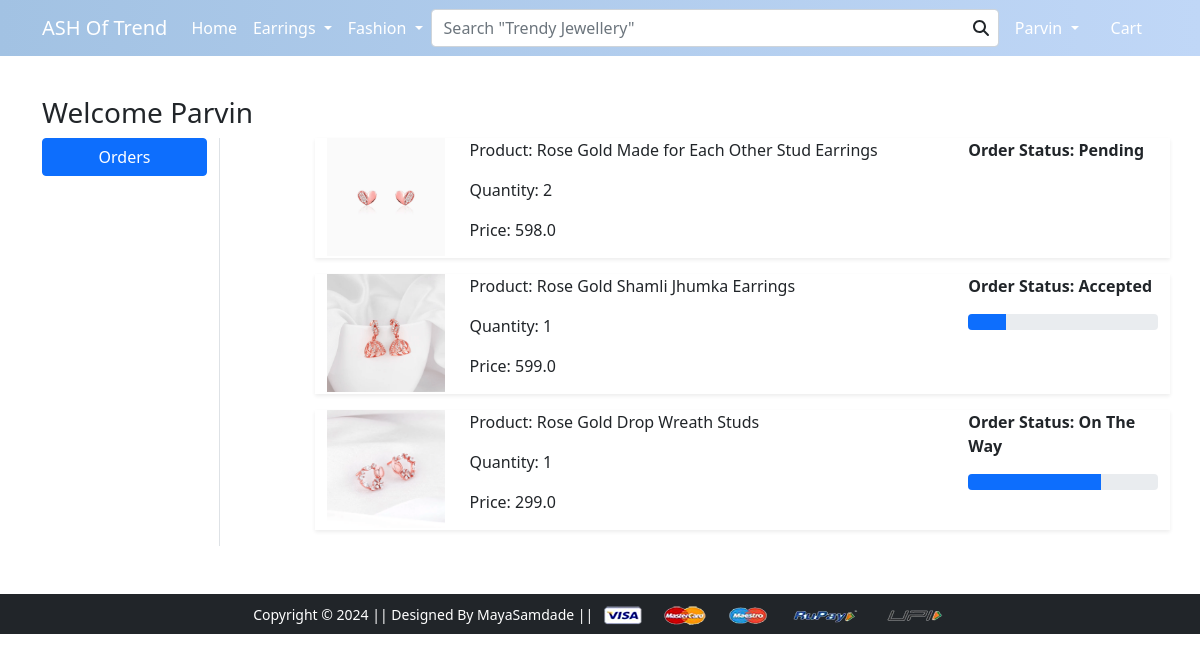
Screenshot of /orders/ (signed in) with the database file from the repository.
### app/models.py (models this page shows, shortened)
class OrderPlaced(models.Model):
    user = models.ForeignKey(User, on_delete=models.CASCADE)
    customer = models.ForeignKey(Customer, on_delete=models.CASCADE)
    product = models.ForeignKey(Product, on_delete=models.CASCADE)
    quantity = models.PositiveIntegerField(default=1)
    ordered_date = models.DateTimeField(auto_now_add=True)
    status = models.CharField(max_length=50, choices=STATUS_CHOICES, default='Pending')
    @property
    def total_cost(self):
        return self.quantity * self.product.discounted_price

class Product(models.Model):
    title = models.CharField(max_length=100)
    selling_price = models.FloatField()
    discounted_price = models.FloatField()
    description = models.TextField()
    brand = models.CharField(max_length=100)
    category = models.CharField(choices=CATEGORY_CHOICES, max_length=2)
    product_image = models.ImageField(upload_to='productimg')

### app/views.py (the view)
# urls.py: path('orders/', views.orders, name='orders'),
@login_required
def orders(request):
    op = OrderPlaced.objects.filter(user=request.user)
    return render(request, 'app/orders.html',{'order_placed':op})

### app/context_processors.py (called while the page is built)
def cart_item_count(request):
    count = 0
    if request.user.is_authenticated:
        count = Cart.objects.filter(user=request.user).count()
    if count > 0:
        return {'cart_item_count': count}
    return {'cart_item_count': 0}

### app/templates/app/orders.html (shortened to what this page needs)
{% extends 'app/base.html' %}
{% load static %}
{% block main-content %}
<br><br>
<div class="container my-5">
    <div class="row">
        <h3>Welcome <span class="text-capitalize">{{ request.user }}</span></h3>
        <div class="col-sm-2 border-end">
            <ul class="list-unstyled">
                <li class="d-grid"><a href="{% url 'orders' %}" class="btn btn-primary">Orders</a></li>
            </ul>
        </div>
        <div class="col-sm-9 offset-sm-1">
            {% for op in order_placed %}
            <div class="row shadow-sm mb-3">
                <div class="col-sm-2">
                    <img src="{{ op.product.product_image.url }}" alt="" arcset="" class="img-fluid" height="150" width="150">
                </div>
                <div class="col-sm-7">
                    <p>Product: {{ op.product.title }}</p>
                    <p>Quantity: {{ op.quantity }}</p>
                    <p>Price: {{ op.total_cost }}</p>
                </div>
                <div class="col-sm-3 fw-bold">
                    <p>Order Status: {{ op.status }}</p>
                    {% if op.status == 'Accepted' %}
                    <div class="progress">
                        <div class="progress-bar" role="progressbar" style="width:20%" aria-valuenow="20" aria-valuemin="0" aria-valuemax="100"></div>
                    </div>
                    {% endif %}
                    {% if op.status == 'On The Way' %}
                    <div class="progress">
                        <div class="progress-bar btn-warning" role="progressbar" style="width:70%" aria-valuenow="70" aria-valuemin="0" aria-valuemax="100"></div>
                    </div>
                    {% endif %}
                </div>
            </div>
            {% endfor %}
        </div>
    </div>
</div>
{% endblock main-content %}

### app/templates/app/base.html (shortened to what this page needs)
<!doctype html>
{% load static %}
<html lang="en">
  <head>
    <link href="https://cdn.jsdelivr.net/npm/bootstrap@5.0.0-beta1/dist/css/bootstrap.min.css" rel="stylesheet">
    <link rel="stylesheet" href="{% static 'app/css/owl.carousel.min.css' %}">
    <link rel="stylesheet" href="{% static 'app/css/all.min.css' %}">
    <link rel="stylesheet" href="{% static 'app/css/style.css' %}">
  </head>
  <body>
    <nav class="navbar navbar-expand-lg navbar-dark fixed-top" style="background: linear-gradient(to right, #a2c2e3, #c0d7f7);">
      <div class="container">
        <a class="navbar-brand" href="/">ASH Of Trend</a>
        <div class="collapse navbar-collapse" id="navbarSupportedContent">
          <ul class="navbar-nav me-auto mb-2 mb-lg-0">
            <li class="nav-item">
              <a class="nav-link active" aria-current="page" href="/">Home</a>
            </li>
            <li class="nav-item dropdown">
              <a class="nav-link dropdown-toggle text-white" href="#" id="electronicsDropdown" role="button" data-bs-toggle="dropdown" aria-expanded="false">
                Earrings
              </a>
            </li>
            <li class="nav-item dropdown">
              <a class="nav-link dropdown-toggle text-white" href="#" id="fashionDropdown" role="button" data-bs-toggle="dropdown" aria-expanded="false">
                Fashion
              </a>
            </li>
          </ul>
          <form class="position-relative search-bar mx-auto" id="search-form">
            <input
                id="search-input"
                class="form-control"
                type="search"
                placeholder='Search "Trendy Jewellery"'
                aria-label="Search"
                autocomplete="off"
            />
            <span class="search-icon">
                <i class="fas fa-search"></i>
            </span>
        </form>
          <div>
            <ul class="navbar-nav me-auto mb-2 mb-lg-0">
                {% if request.user.is_authenticated %}
                    <li class="nav-item dropdown mx-2">
                        <a class="nav-link dropdown-toggle text-white" href="#" id="profileDropdown" role="button" data-bs-toggle="dropdown" aria-expanded="false">
                            <span class="text-capitalize">{{request.user}}</span>
                        </a>
                    </li>
                    <li class="nav-item mx-2">
                      <a href="{% url 'showcart' %}" class="nav-link text-white">
                          Cart
                      </a>
                  </li>
                {% endif %}
            </ul>
        </div>
        </div>
      </div>
    </nav>
    {% block main-content %} {% endblock main-content %}
    <footer class="container-fluid bg-dark text-center p-2 mt-5">
        <small class="text-white">Copyright &copy; 2024 || Designed By MayaSamdade || </small>
        <img src="{% static 'app/images/payment.png' %}" alt="" srcset="" class="img-fluid" height="2px">
    </footer>
  </body>
</html>

### app/templates/app/base.html (style rules this page uses)
.search-bar { width: 60%; }
.search-bar input[type="search"] { padding-right: 40px; }
.search-icon { position: absolute; right: 10px; top: 50%; transform: translateY(-50%); cursor: pointer; }

### rows the page displays
OrderPlaced: product.product_image (picture), product "Rose Gold Made for Each Other Stud Earrings", quantity "2", total_cost "598.0", status "Pending"
OrderPlaced: product.product_image (picture), product "Rose Gold Shamli Jhumka Earrings", quantity "1", total_cost "599.0", status "Accepted"
OrderPlaced: product.product_image (picture), product "Rose Gold Drop Wreath Studs", quantity "1", total_cost "299.0", status "On The Way"

### other values shown
{{ request.user }} "Parvin"
